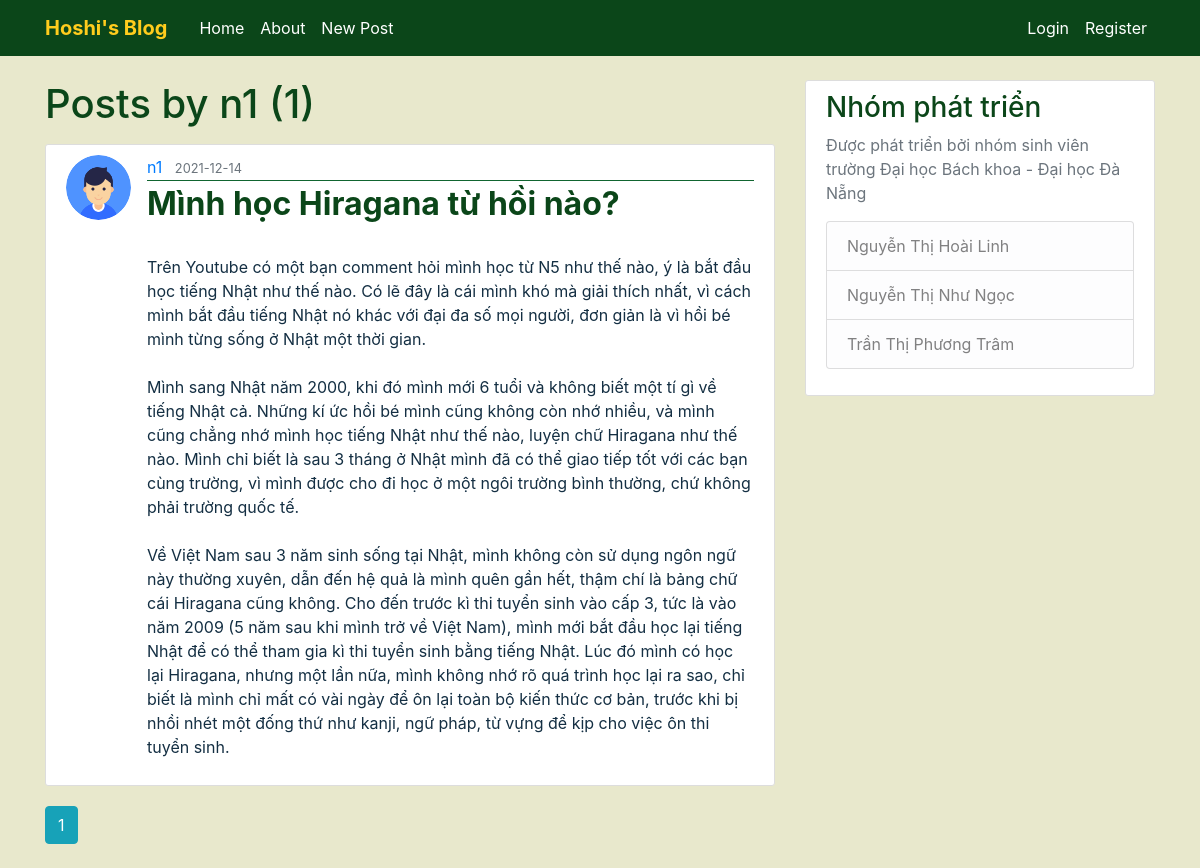
The page /user/n1 on the database as committed earlier.
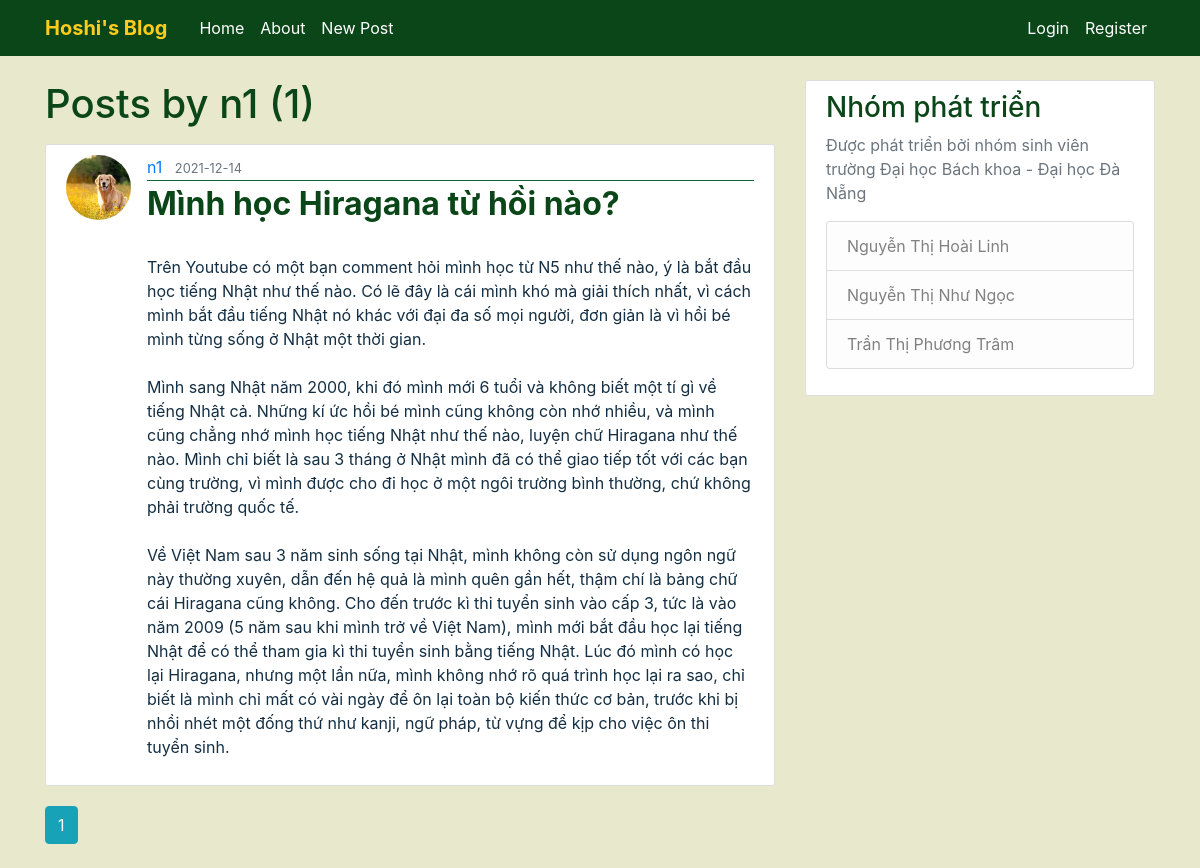
The same page on the database as committed later.
### FlaskBlog/models.py (models this page shows, shortened)
class Post(db.Model):
    id = db.Column(db.Integer, primary_key=True)
    title = db.Column(db.String(100), nullable=False)
    date_posted = db.Column(db.DateTime, nullable=False, default=datetime.utcnow)
    content = db.Column(db.Text, nullable=False)
    user_id = db.Column(db.Integer, db.ForeignKey('user.id'), nullable=False)

class User(db.Model, UserMixin):
    id = db.Column(db.Integer, primary_key=True)
    username = db.Column(db.String(20), unique=True, nullable=False)
    email = db.Column(db.String(120), unique=True, nullable=False)
    image_file = db.Column(db.String(20), nullable=False, default='default.png')
    password = db.Column(db.String(60), nullable=False)
    posts = db.relationship('Post', backref='author', lazy=True)

### FlaskBlog/routes.py (the view)
@app.route("/user/<string:username>")
def user_posts(username):
    page = request.args.get('page', 1, type=int)
    user = User.query.filter_by(username=username).first_or_404()
    posts = Post.query.filter_by(author=user)\
        .order_by(Post.date_posted.desc())\
        .paginate(page=page, per_page=5)
    return render_template('user_posts.html', posts=posts, user=user)

### FlaskBlog/templates/user_posts.html
{% extends "layout.html" %}
{% block content %}
    <h1 class="mb-3">Posts by {{ user.username }} ({{ posts.total }})</h1>
    {% for post in posts.items %}
        <article class="media content-section">
          <img class="rounded-circle article-img" src="{{ url_for('static', filename='avatar/' + post.author.image_file) }}">
          <div class="media-body">
            <div class="article-metadata">
              <a class="mr-2" href="{{ url_for('user_posts', username=post.author.username) }}">{{ post.author.username }}</a>
              <small class="text-muted">{{ post.date_posted.strftime('%Y-%m-%d') }}</small>
            </div>
            <h2><a class="article-title" href="{{ url_for('post', post_id=post.id) }}">{{ post.title }}</a></h2>
            <p class="article-content">{{ post.content }}</p>
          </div>
        </article>
    {% endfor %}
    {% for page_num in posts.iter_pages(left_edge=1, right_edge=1, left_current=1, right_current=2) %}
      {% if page_num %}
        {% if posts.page == page_num %}
          <a class="btn btn-info mb-4" href="{{ url_for('user_posts', username=user.username, page=page_num) }}">{{ page_num }}</a>
        {% else %}
          <a class="btn btn-outline-info mb-4" href="{{ url_for('user_posts', username=user.username, page=page_num) }}">{{ page_num }}</a>
        {% endif %}
      {% else %}
        ...
      {% endif %}
    {% endfor %}
{% endblock content %}

Rows that differ between the two databases and show on the page:
changed through a linked row, Post "Mình học Hiragana từ hồi nào?": image_file: picture added in place of a placeholder
